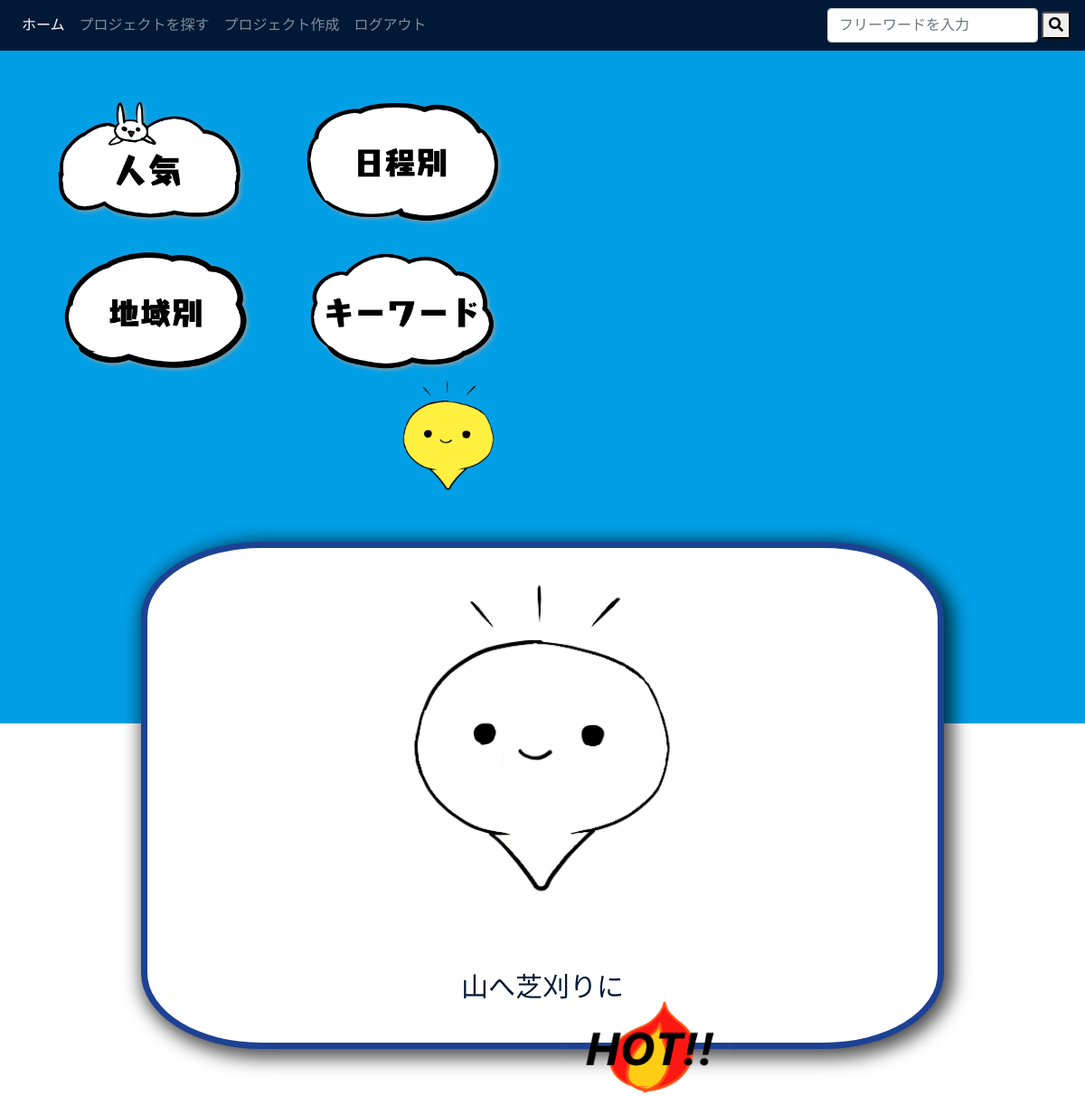
Screenshot of /lcom_web/index.php (signed in) with the database file from the repository.
### tables this page shows
CREATE TABLE `projects` (
  `id` int(11) NOT NULL,
  `project_name` varchar(255) NOT NULL,
  `message` text NOT NULL,
  `member_id` int(11) NOT NULL,
  `place` varchar(255) NOT NULL,
  `project_picture` varchar(255) NOT NULL,
  `open_year` int(11) NOT NULL,
  `open_month` int(11) NOT NULL,
  `open_date` int(11) NOT NULL,
  `open_time` int(11) NOT NULL,
  `place_id` int(11) NOT NULL,
  `pro_point` int(11) NOT NULL,
  `created` datetime NOT NULL,
  `modified` timestamp NOT NULL DEFAULT current_timestamp() ON UPDATE current_timestamp()
);

### lcom_web/index.php (the view, shortened to what this page needs)
<?php
require('dbconnect.php');
if (isset($_SESSION['id']) && $_SESSION['time'] + 3600 > time()) {
  $loginflag = true;
} else {
  $loginflag = false;
}
$procards = $db->prepare('SELECT * FROM projects ORDER BY pro_point DESC LIMIT 0, 1');
$procards->execute(array($_REQUEST['id']));
$procard = $procards->fetch();
?>
<!DOCTYPE html>
<html lang="ja">
<head>
  <link rel="stylesheet" href="https://stackpath.bootstrapcdn.com/bootstrap/4.3.1/css/bootstrap.min.css">
  <link rel="stylesheet" href="style8.css">
  <link rel="stylesheet" href="https://use.fontawesome.com/releases/v5.6.3/css/all.css">
  <link rel="stylesheet" href="https://cdnjs.cloudflare.com/ajax/libs/animate.css/3.5.2/animate.min.css">
</head>
<body>
  <div class="mainSite">
    <nav class="navbar navbar-expand-lg navbar-dark">
      <div class="collapse navbar-collapse" id="navbarNavAltMarkup">
        <div class="navbar-nav">
          <a class="nav-item nav-link active" href="#">ホーム<span class="sr-only">(current)</span></a>
          <a class="nav-item nav-link" href="project/joinproject.php">プロジェクトを探す</a>
          <?php if ($loginflag) : ?>
            <a class="nav-item nav-link" href="project/createpro.php">プロジェクト作成</a>
            <a class="nav-item nav-link" href="login/logout.php">ログアウト</a>
          <?php endif; ?>
        </div>
      </div>
      <form class="form-inline my-2 my-lg-0" action="project/searchproject.php" method="get">
        <input class="form-control mr-sm-1" id="search" name="search" type="text" placeholder="フリーワードを入力" />
        <button class="search_btn" type="submit" id="sbtn2"><i class="fas fa-search"></i></button>
      </form>
    </nav>
    <div class="container">
      <br>
      <div class="row">
        <nobr><a href="ninki.php"><img src="image/top/cloud_4.png" class="col-6 img-fluid animated pulse infinite" ; id="cloud_img" ; alt="cloud"></a><a href="place_date.php"><img src="image/top/cloud_5.png" id="cloud_img" ; class="col-6 img-fluid animated pulse infinite" ; alt="cloud"></a></nobr>
        <nobr><a href="japanmap.php"><img src="image/top/cloud_7.png" class="col-6 img-fluid animated pulse infinite" ; id="cloud_img" ; alt="cloud"></a><a href="keyword.php"><img src="image/top/cloud_8.png" id="cloud_img" ; class="col-6 img-fluid animated pulse infinite" ; alt="cloud"></a></nobr>
        <br>
        <img src="image/lcom/lcom_6.png" class="col-12 img-fluid" ; id="lcom_img" ; alt="cloud">
      </div>
      <a href="project/content.php?id=<?php print(htmlspecialchars($procard['id'], ENT_QUOTES)); ?>">
        <div class="top_kakoi" style="text-align: center;">
          <div class="top_inner" style="padding: 15px; text-align: center;">
            <img src="image/top/hot1.png" class="hot_img animated bounceIn" ; id="lcom_img" ; alt="cloud">
            <img src="image/project/<?php print(htmlspecialchars($procard['project_picture'], ENT_QUOTES)); ?>" class="card-img-top" alt="...">
            <div class="card-body">
              <h2><?php print(htmlspecialchars($procard['project_name'], ENT_QUOTES)); ?></h2>
            </div>
          </div>
      </a>
    </div>
  </div>
</body>
</html>

### lcom_web/style8.css (style rules this page uses)
.navbar { background-color: #011936; border-color: #3e6962; font-family: 'Noto Sans JP', sans-serif; }
.form-control { width: 75%; margin-right: 10px; }
.search_btn { border-radius: 3px; }
#cloud_img { padding-top: 5%; padding-right: 3%; padding-left: 3%; height: auto; filter: drop-shadow(2px 2px 2px rgba(160, 160, 160, 0.8)); }
#lcom_img { width: auto; max-width: 30vw; height: auto; max-height: 30vw; margin: 0 auto; }
.mainSite { width: 100%; height: 100vh; padding: 0; margin: 0; background-color: #019FE6; background-repeat: no-repeat; background-position: center center; background-size: cover; }
@media screen and (min-width: 767px) { #cloud_img { padding-top: 5%; padding-right: 3%; padding-left: 3%; width: auto; max-width: 27vw; height: auto; max-height: 14vw; } }
@media screen and (min-width: 767px) { #lcom_img { width: auto; max-width: 15vw; height: auto; max-height: 17vw; margin: 0 33%; text-align: center; } }

### lcom_web/index.php (style rules this page uses)
.hot_img { position: absolute; top: 90%; right: 40%; box-shadow: 0.2px 0.4px 0.6px #ccc; }
.top_kakoi { position: relative; font-family: TanukiFont; background: #fff; padding-top: 1%; padding-bottom: 0; width: 80%; height: 10%; max-height: 40%; margin: 3% auto; border: solid 7px #1d4293; border-radius: 15%; box-shadow: 5px 5px 20px 5px rgba(0, 0, 0, 0.7); }
.top_inner { position: relative; border-radius: 20%; background-size: 2px 100%, 100% 2em; }
.top_inner p, h2 { font-size: 30px; color: #011936; }
.top_inner img { text-align: center; width: 50%; left: 20%; }

### rows the page displays
projects: project_picture (picture), project_name "山へ芝刈りに"
